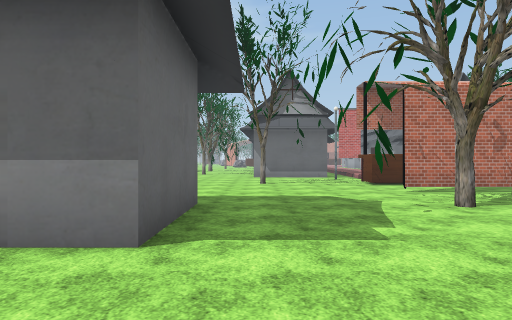
View 1 (above)

24 first-person views from a walk through a 3-D level made in the Unity game engine. The camera is 1.5 m above the floor, looks level and sees 70° across. The floor is counted in squares, 2 m on a side. Each view is taken from the middle of a square. On the plan, view 1 faces up. The plan holds only what a view shows up to about 11 squares ahead; the rest is blank. The place goes on beyond the plan. The terrain is drawn as flat ground. The player is left out. Door leaves are left out, so doorways stand open. Some surface patterns are stand-ins.

View 2
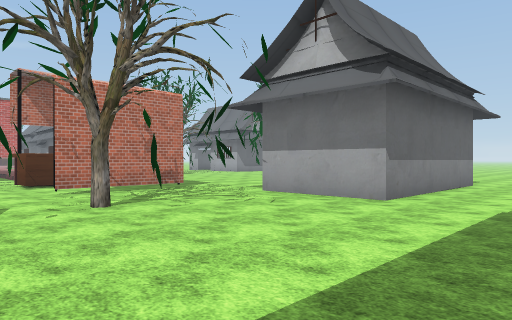

View 3
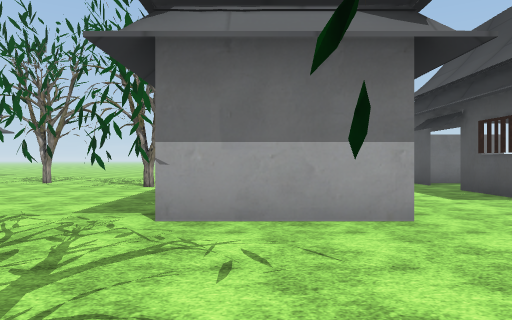

View 4
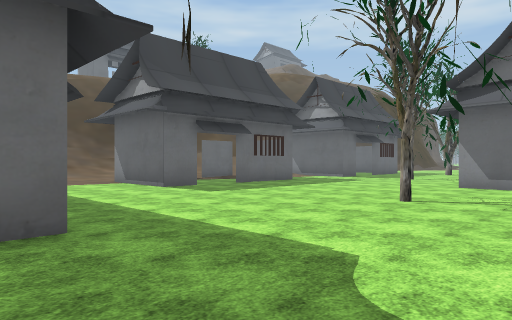

View 5
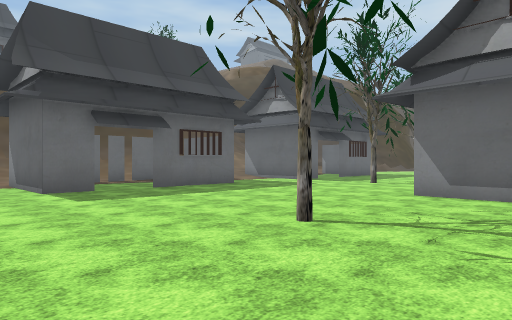

View 6
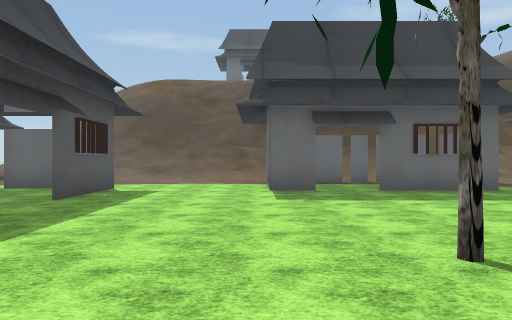

View 7
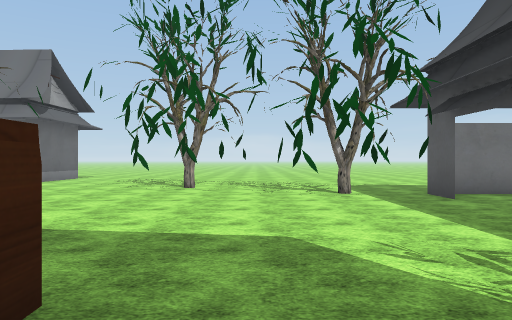

View 8
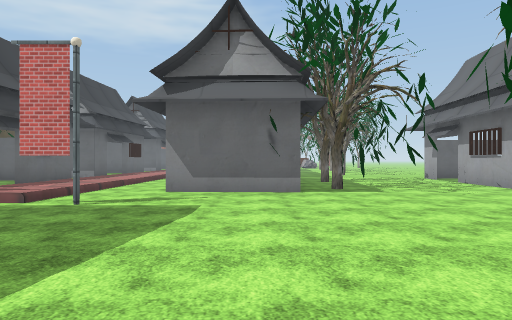

View 9
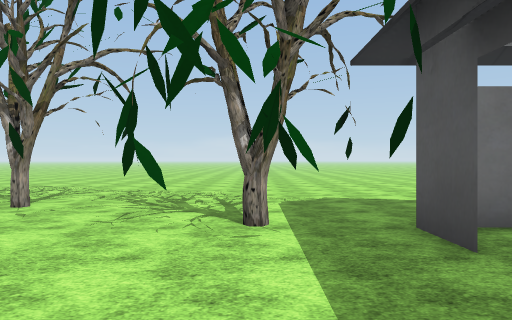

View 10
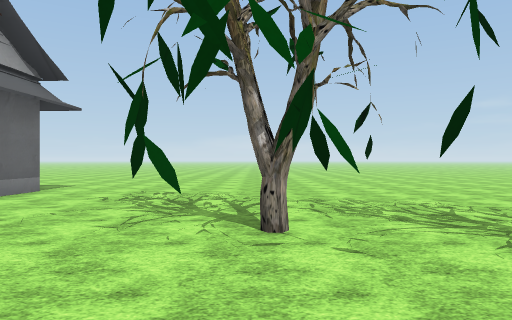

View 11
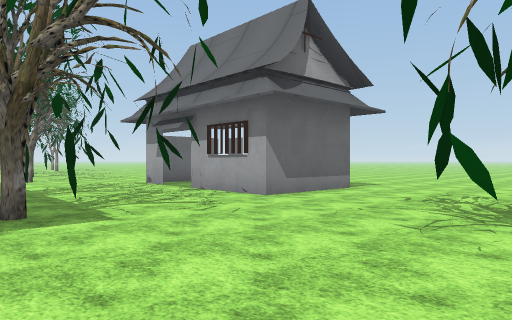

View 12
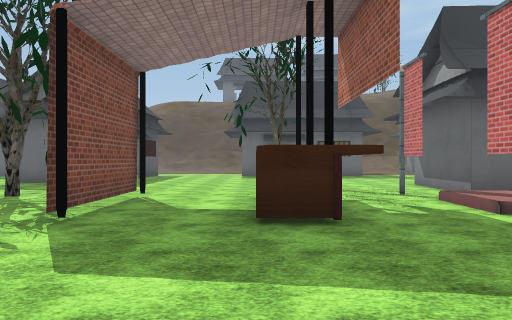

View 13
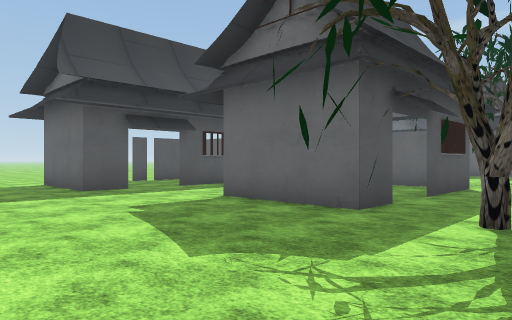

View 14
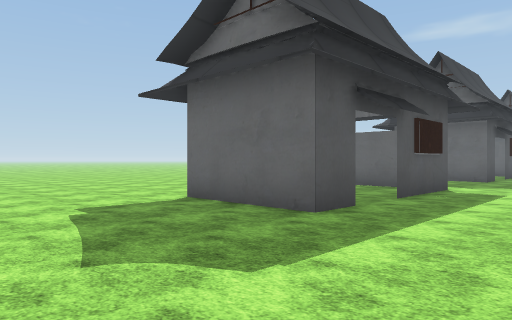

View 15
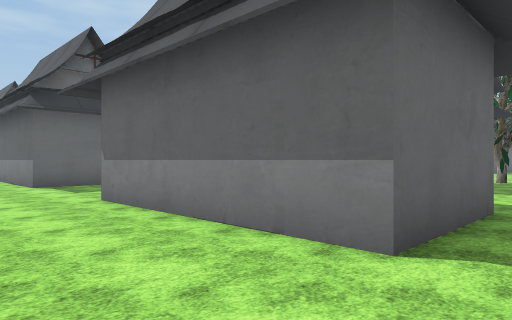

View 16
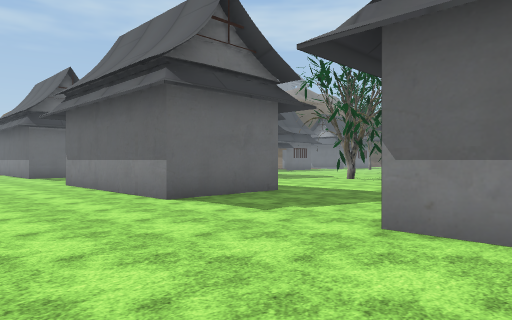

View 17
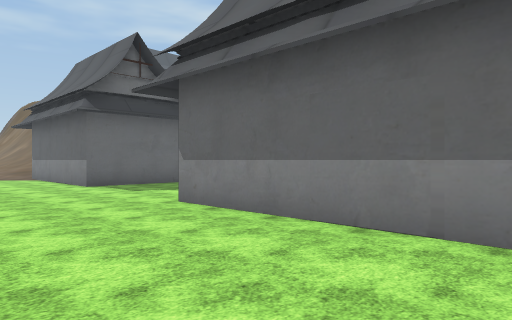

View 18
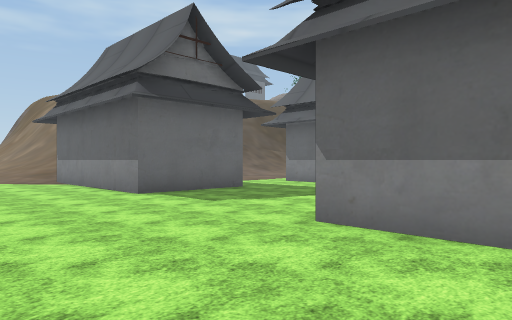

View 19
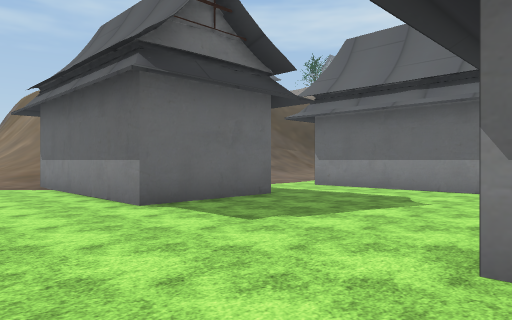

View 20
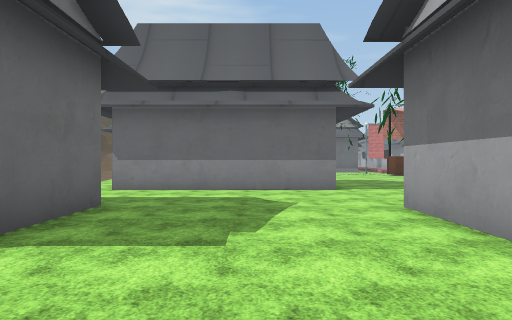

View 21
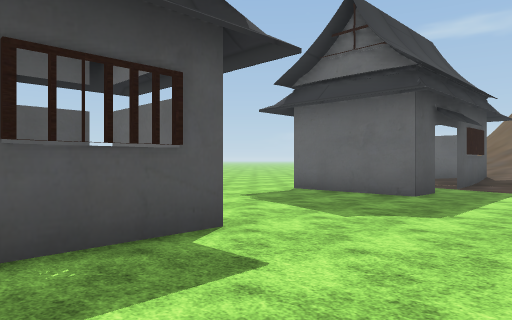

View 22
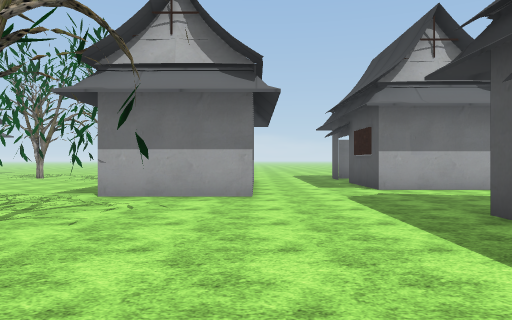

View 23
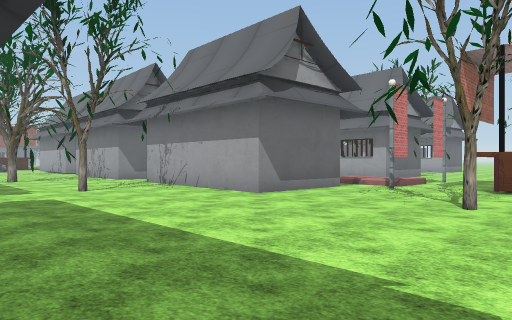

View 24
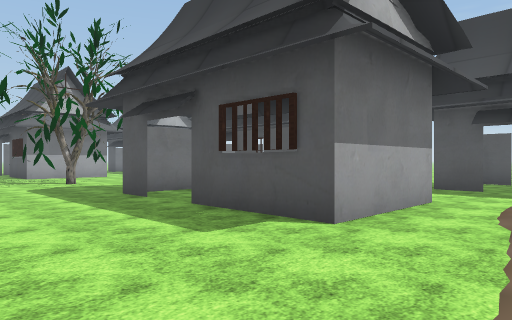

### Floor plan
Key: @ floor where view 1 was taken; # wall or solid block; . main floor; : floor 0.25 m higher than the main floor; / step, stairs or slope; D open door; T tree; H thing the floor can be seen under or through; O other object.
Columns run from 9 left of view 1 to 19 right of it. Each row starts with its distance up from view 1.
 24                        ..
 23      ..T               ...
 22      ...              T...D
 21      ....             ....D
 20      ....#            ....#
 19      .T..#  # :/.    .TT..#
 18     .....#  D.:/.    T....###
 17     .....#  D/:/.####........
 16    #.....####/:/......T......
 15    #........./:/.............
 14    #........OO./O............
 13    D...................T.T...
 12   #D.....T...###......##T....
 11 ###D.........###......#.T....
 10 ......................... ...
  9  ............HHH.....T.T.....
  8 .....................TT......
  7 ...........T.T.......##T.....
  6  ..###DD#..T.....###DD#......
  5  ..#    #....T...#    #......
  4  ..#    #.....#..#    #......
  3  ..######........######.... .
  2  ...........................
  1 .............................
  0 #DD#.....@..DD.....##DDD.....
 -1    #.....##  ##....#  ##....
 -2    #.....##   #....#   #....
 -3 ####.....######....#####....
 -4 ............................
 -5 ............................
 -6    .................  .....
 -7         .. .. .  .. . .....

Positions as (right, up) in squares from view 1, and headings:
1: (0, 0), facing up
2: (1, 0), facing up-right
3: (3, 5), facing right
4: (3, 5), facing up-left
5: (3, 8), facing up-left
6: (3, 10), facing left
7: (5, 10), facing right
8: (10, 8), facing up
9: (9, 8), facing right
10: (11, 12), facing right
11: (11, 12), facing up-right
12: (11, 11), facing left
13: (18, 9), facing down-left
14: (19, 3), facing down-left
15: (16, -6), facing up-left
16: (11, -7), facing up-left
17: (5, -7), facing up-left
18: (2, -7), facing up-left
19: (0, -6), facing up-left
20: (-3, -6), facing up
21: (2, 3), facing down-left
22: (0, 3), facing right
23: (-6, 10), facing up-right
24: (-9, 10), facing down-right
